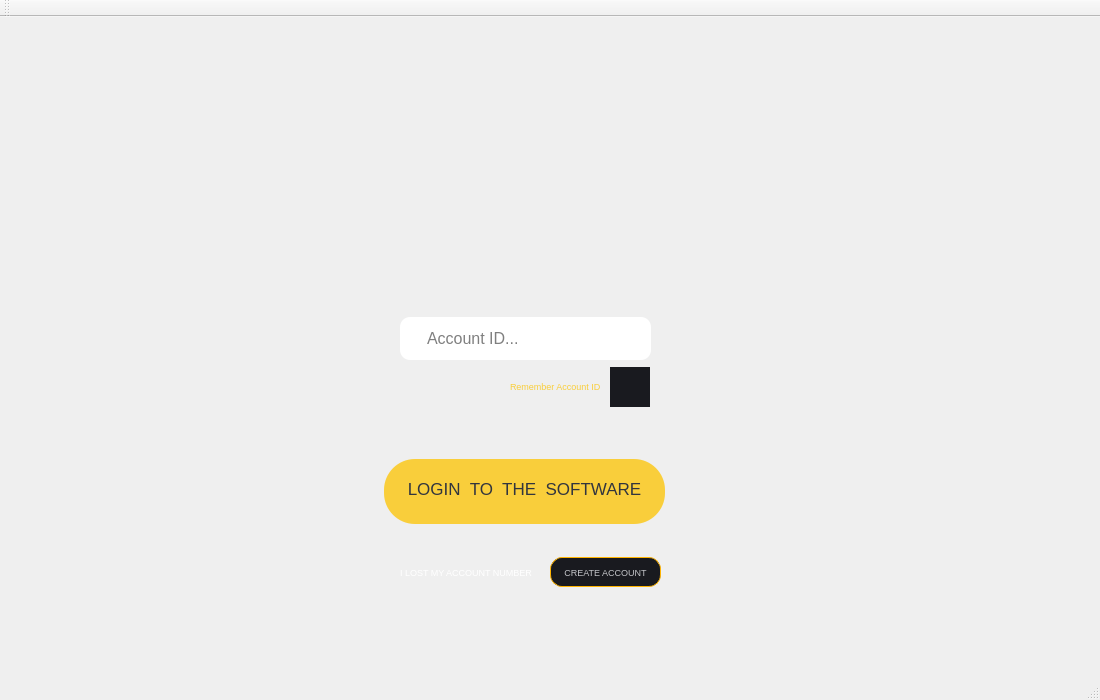
<?xml version="1.0" encoding="UTF-8"?>
<ui version="4.0">
 <class>MainWindow</class>
 <widget class="QMainWindow" name="MainWindow">
  <property name="geometry">
   <rect>
    <x>0</x>
    <y>0</y>
    <width>1100</width>
    <height>700</height>
   </rect>
  </property>
  <property name="windowTitle">
   <string>MainWindow</string>
  </property>
  <property name="styleSheet">
   <string notr="true"/>
  </property>
  <widget class="QWidget" name="centralWidget">
   <property name="styleSheet">
    <string notr="true"/>
   </property>
   <widget class="QPushButton" name="signin">
    <property name="geometry">
     <rect>
      <x>384</x>
      <y>442</y>
      <width>281</width>
      <height>65</height>
     </rect>
    </property>
    <property name="font">
     <font>
      <family>Yu Gothic UI</family>
      <pointsize>13</pointsize>
      <weight>50</weight>
      <bold>false</bold>
     </font>
    </property>
    <property name="cursor">
     <cursorShape>PointingHandCursor</cursorShape>
    </property>
    <property name="styleSheet">
     <string notr="true">QPushButton
{
background-color:#f9ce3b;
border-radius:31px;
color:#32353e;
padding-bottom:5px;
}

QPushButton:hover
{
   background-color:#ffb400;
}</string>
    </property>
    <property name="text">
     <string>LOGIN  TO  THE  SOFTWARE</string>
    </property>
   </widget>
   <widget class="QLineEdit" name="eLogin">
    <property name="geometry">
     <rect>
      <x>400</x>
      <y>300</y>
      <width>251</width>
      <height>43</height>
     </rect>
    </property>
    <property name="font">
     <font>
      <pointsize>12</pointsize>
     </font>
    </property>
    <property name="styleSheet">
     <string notr="true">QLineEdit {

background-color:#ffffff;
border:#18191e;
color:#000000;
padding-left:25px;
border-radius:10px;

}</string>
    </property>
    <property name="text">
     <string/>
    </property>
    <property name="placeholderText">
     <string extracomment="password">Account ID...</string>
    </property>
   </widget>
   <widget class="QLabel" name="label_3">
    <property name="geometry">
     <rect>
      <x>400</x>
      <y>545</y>
      <width>141</width>
      <height>20</height>
     </rect>
    </property>
    <property name="font">
     <font>
      <pointsize>7</pointsize>
     </font>
    </property>
    <property name="styleSheet">
     <string notr="true">QLabel
{
color:#ffffff;
}</string>
    </property>
    <property name="text">
     <string>I LOST MY ACCOUNT NUMBER</string>
    </property>
   </widget>
   <widget class="QLabel" name="label_4">
    <property name="geometry">
     <rect>
      <x>510</x>
      <y>359</y>
      <width>101</width>
      <height>20</height>
     </rect>
    </property>
    <property name="font">
     <font>
      <pointsize>7</pointsize>
     </font>
    </property>
    <property name="styleSheet">
     <string notr="true">QLabel
{
color:#f9ce3b;
}</string>
    </property>
    <property name="text">
     <string>Remember Account ID</string>
    </property>
   </widget>
   <widget class="QPushButton" name="upgrade">
    <property name="geometry">
     <rect>
      <x>550</x>
      <y>540</y>
      <width>111</width>
      <height>30</height>
     </rect>
    </property>
    <property name="font">
     <font>
      <pointsize>7</pointsize>
      <strikeout>false</strikeout>
     </font>
    </property>
    <property name="cursor">
     <cursorShape>PointingHandCursor</cursorShape>
    </property>
    <property name="layoutDirection">
     <enum>Qt::RightToLeft</enum>
    </property>
    <property name="autoFillBackground">
     <bool>false</bool>
    </property>
    <property name="styleSheet">
     <string notr="true">QPushButton
{
background-color:#191a1f;
border-radius:12px;
border-style:solid;
color:#c4c5c9;
border:1px solid #ffb400;
padding-left:5px;
padding-right:5px;

}</string>
    </property>
    <property name="text">
     <string>CREATE ACCOUNT</string>
    </property>
   </widget>
   <widget class="QLabel" name="userlabel">
    <property name="geometry">
     <rect>
      <x>610</x>
      <y>350</y>
      <width>40</width>
      <height>40</height>
     </rect>
    </property>
    <property name="styleSheet">
     <string notr="true">QLabel
{
background-color:#191a1f;

image: url(:/resources/img/uncheck.png);


}</string>
    </property>
    <property name="text">
     <string/>
    </property>
   </widget>
   <widget class="QLabel" name="logolabel">
    <property name="geometry">
     <rect>
      <x>450</x>
      <y>60</y>
      <width>141</width>
      <height>171</height>
     </rect>
    </property>
    <property name="styleSheet">
     <string notr="true">QLabel
{
image: url(:/resources/img/logo.png);
}</string>
    </property>
    <property name="text">
     <string/>
    </property>
   </widget>
  </widget>
  <widget class="QToolBar" name="mainToolBar">
   <attribute name="toolBarArea">
    <enum>TopToolBarArea</enum>
   </attribute>
   <attribute name="toolBarBreak">
    <bool>false</bool>
   </attribute>
  </widget>
  <widget class="QStatusBar" name="statusBar"/>
 </widget>
 <layoutdefault spacing="6" margin="11"/>
 <resources/>
 <connections/>
</ui>
